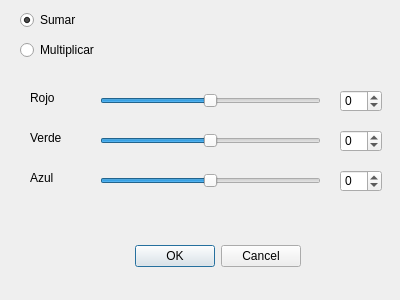
<?xml version="1.0" encoding="UTF-8"?>
<ui version="4.0">
 <class>Ajuste_rojo_verde_azul</class>
 <widget class="QDialog" name="Ajuste_rojo_verde_azul">
  <property name="geometry">
   <rect>
    <x>0</x>
    <y>0</y>
    <width>400</width>
    <height>300</height>
   </rect>
  </property>
  <property name="windowTitle">
   <string>Dialog</string>
  </property>
  <widget class="QDialogButtonBox" name="buttonBox">
   <property name="geometry">
    <rect>
     <x>-40</x>
     <y>240</y>
     <width>341</width>
     <height>32</height>
    </rect>
   </property>
   <property name="orientation">
    <enum>Qt::Horizontal</enum>
   </property>
   <property name="standardButtons">
    <set>QDialogButtonBox::Cancel|QDialogButtonBox::Ok</set>
   </property>
  </widget>
  <widget class="QRadioButton" name="radioButton">
   <property name="enabled">
    <bool>true</bool>
   </property>
   <property name="geometry">
    <rect>
     <x>20</x>
     <y>10</y>
     <width>95</width>
     <height>20</height>
    </rect>
   </property>
   <property name="text">
    <string>Sumar</string>
   </property>
   <property name="checked">
    <bool>true</bool>
   </property>
  </widget>
  <widget class="QRadioButton" name="radioButton_2">
   <property name="geometry">
    <rect>
     <x>20</x>
     <y>40</y>
     <width>95</width>
     <height>20</height>
    </rect>
   </property>
   <property name="text">
    <string>Multiplicar</string>
   </property>
  </widget>
  <widget class="QSlider" name="horizontalSlider">
   <property name="geometry">
    <rect>
     <x>100</x>
     <y>90</y>
     <width>221</width>
     <height>22</height>
    </rect>
   </property>
   <property name="minimum">
    <number>-255</number>
   </property>
   <property name="maximum">
    <number>255</number>
   </property>
   <property name="orientation">
    <enum>Qt::Horizontal</enum>
   </property>
  </widget>
  <widget class="QSlider" name="horizontalSlider_2">
   <property name="geometry">
    <rect>
     <x>100</x>
     <y>130</y>
     <width>221</width>
     <height>22</height>
    </rect>
   </property>
   <property name="minimum">
    <number>-255</number>
   </property>
   <property name="maximum">
    <number>255</number>
   </property>
   <property name="orientation">
    <enum>Qt::Horizontal</enum>
   </property>
  </widget>
  <widget class="QSlider" name="horizontalSlider_3">
   <property name="geometry">
    <rect>
     <x>100</x>
     <y>170</y>
     <width>221</width>
     <height>22</height>
    </rect>
   </property>
   <property name="minimum">
    <number>-255</number>
   </property>
   <property name="maximum">
    <number>255</number>
   </property>
   <property name="orientation">
    <enum>Qt::Horizontal</enum>
   </property>
  </widget>
  <widget class="QLabel" name="label">
   <property name="geometry">
    <rect>
     <x>30</x>
     <y>90</y>
     <width>55</width>
     <height>16</height>
    </rect>
   </property>
   <property name="text">
    <string>Rojo</string>
   </property>
  </widget>
  <widget class="QLabel" name="label_2">
   <property name="geometry">
    <rect>
     <x>30</x>
     <y>130</y>
     <width>55</width>
     <height>16</height>
    </rect>
   </property>
   <property name="text">
    <string>Verde</string>
   </property>
  </widget>
  <widget class="QLabel" name="label_3">
   <property name="geometry">
    <rect>
     <x>30</x>
     <y>170</y>
     <width>55</width>
     <height>16</height>
    </rect>
   </property>
   <property name="text">
    <string>Azul</string>
   </property>
  </widget>
  <widget class="QSpinBox" name="spinBox">
   <property name="geometry">
    <rect>
     <x>340</x>
     <y>90</y>
     <width>42</width>
     <height>22</height>
    </rect>
   </property>
   <property name="minimum">
    <number>-255</number>
   </property>
   <property name="maximum">
    <number>255</number>
   </property>
  </widget>
  <widget class="QSpinBox" name="spinBox_2">
   <property name="geometry">
    <rect>
     <x>340</x>
     <y>130</y>
     <width>42</width>
     <height>22</height>
    </rect>
   </property>
   <property name="minimum">
    <number>-255</number>
   </property>
   <property name="maximum">
    <number>255</number>
   </property>
  </widget>
  <widget class="QSpinBox" name="spinBox_3">
   <property name="geometry">
    <rect>
     <x>340</x>
     <y>170</y>
     <width>42</width>
     <height>22</height>
    </rect>
   </property>
   <property name="minimum">
    <number>-255</number>
   </property>
   <property name="maximum">
    <number>255</number>
   </property>
  </widget>
 </widget>
 <resources/>
 <connections>
  <connection>
   <sender>buttonBox</sender>
   <signal>accepted()</signal>
   <receiver>Ajuste_rojo_verde_azul</receiver>
   <slot>accept()</slot>
   <hints>
    <hint type="sourcelabel">
     <x>248</x>
     <y>254</y>
    </hint>
    <hint type="destinationlabel">
     <x>157</x>
     <y>274</y>
    </hint>
   </hints>
  </connection>
  <connection>
   <sender>buttonBox</sender>
   <signal>rejected()</signal>
   <receiver>Ajuste_rojo_verde_azul</receiver>
   <slot>reject()</slot>
   <hints>
    <hint type="sourcelabel">
     <x>316</x>
     <y>260</y>
    </hint>
    <hint type="destinationlabel">
     <x>286</x>
     <y>274</y>
    </hint>
   </hints>
  </connection>
 </connections>
</ui>
